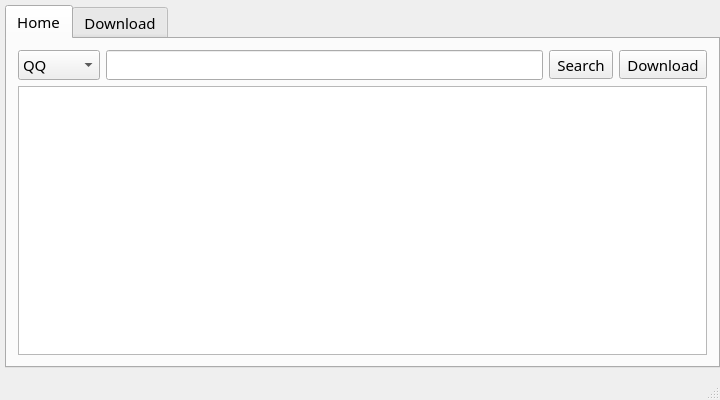
<?xml version="1.0" encoding="UTF-8"?>
<ui version="4.0">
 <class>MWin</class>
 <widget class="QMainWindow" name="MWin">
  <property name="geometry">
   <rect>
    <x>0</x>
    <y>0</y>
    <width>720</width>
    <height>400</height>
   </rect>
  </property>
  <property name="minimumSize">
   <size>
    <width>720</width>
    <height>400</height>
   </size>
  </property>
  <property name="font">
   <font>
    <family>Microsoft YaHei</family>
    <pointsize>11</pointsize>
   </font>
  </property>
  <property name="windowTitle">
   <string>Lossless Music Box v1.0.0 ©Lewis Tian</string>
  </property>
  <property name="windowIcon">
   <iconset resource="res.qrc">
    <normaloff>:/images/music-box.png</normaloff>:/images/music-box.png</iconset>
  </property>
  <property name="iconSize">
   <size>
    <width>40</width>
    <height>40</height>
   </size>
  </property>
  <widget class="QWidget" name="centralWidget">
   <property name="cursor">
    <cursorShape>ArrowCursor</cursorShape>
   </property>
   <layout class="QVBoxLayout" name="verticalLayout" stretch="0">
    <property name="spacing">
     <number>5</number>
    </property>
    <property name="leftMargin">
     <number>5</number>
    </property>
    <property name="topMargin">
     <number>5</number>
    </property>
    <property name="rightMargin">
     <number>0</number>
    </property>
    <property name="bottomMargin">
     <number>5</number>
    </property>
    <item>
     <widget class="QTabWidget" name="tabWidget">
      <property name="currentIndex">
       <number>0</number>
      </property>
      <widget class="QWidget" name="tab">
       <attribute name="title">
        <string>Home</string>
       </attribute>
       <layout class="QVBoxLayout" name="verticalLayout_2">
        <item>
         <layout class="QHBoxLayout" name="horizontalLayout">
          <item>
           <widget class="QComboBox" name="comboBox">
            <item>
             <property name="text">
              <string>QQ</string>
             </property>
            </item>
            <item>
             <property name="text">
              <string>kuwo</string>
             </property>
            </item>
            <item>
             <property name="text">
              <string>xiami</string>
             </property>
            </item>
            <item>
             <property name="text">
              <string>kugou</string>
             </property>
            </item>
            <item>
             <property name="text">
              <string>baidu</string>
             </property>
            </item>
            <item>
             <property name="text">
              <string>netease</string>
             </property>
            </item>
           </widget>
          </item>
          <item>
           <widget class="QLineEdit" name="lineEdit"/>
          </item>
          <item>
           <widget class="QToolButton" name="searchBtn">
            <property name="cursor">
             <cursorShape>PointingHandCursor</cursorShape>
            </property>
            <property name="text">
             <string>Search</string>
            </property>
            <property name="shortcut">
             <string>Return</string>
            </property>
           </widget>
          </item>
          <item>
           <widget class="QToolButton" name="downloadBtn">
            <property name="enabled">
             <bool>true</bool>
            </property>
            <property name="cursor">
             <cursorShape>PointingHandCursor</cursorShape>
            </property>
            <property name="text">
             <string>Download</string>
            </property>
            <property name="shortcut">
             <string>Ctrl+Return</string>
            </property>
           </widget>
          </item>
         </layout>
        </item>
        <item>
         <widget class="QTableWidget" name="mtable">
          <property name="alternatingRowColors">
           <bool>true</bool>
          </property>
          <property name="selectionBehavior">
           <enum>QAbstractItemView::SelectRows</enum>
          </property>
          <attribute name="horizontalHeaderStretchLastSection">
           <bool>true</bool>
          </attribute>
          <attribute name="verticalHeaderVisible">
           <bool>false</bool>
          </attribute>
         </widget>
        </item>
       </layout>
      </widget>
      <widget class="QWidget" name="tab2">
       <attribute name="title">
        <string>Download</string>
       </attribute>
       <layout class="QVBoxLayout" name="verticalLayout_3">
        <item>
         <widget class="QComboBox" name="comboBox_2"/>
        </item>
        <item>
         <widget class="QTableWidget" name="dtable">
          <attribute name="horizontalHeaderStretchLastSection">
           <bool>true</bool>
          </attribute>
          <column>
           <property name="text">
            <string>song</string>
           </property>
          </column>
          <column>
           <property name="text">
            <string>singer</string>
           </property>
          </column>
          <column>
           <property name="text">
            <string>album</string>
           </property>
          </column>
          <column>
           <property name="text">
            <string>cover</string>
           </property>
          </column>
          <column>
           <property name="text">
            <string>lrc</string>
           </property>
          </column>
          <column>
           <property name="text">
            <string>url</string>
           </property>
          </column>
         </widget>
        </item>
       </layout>
      </widget>
     </widget>
    </item>
   </layout>
  </widget>
  <widget class="QMenuBar" name="menuBar">
   <property name="geometry">
    <rect>
     <x>0</x>
     <y>0</y>
     <width>720</width>
     <height>23</height>
    </rect>
   </property>
  </widget>
  <widget class="QStatusBar" name="statusBar"/>
 </widget>
 <layoutdefault spacing="6" margin="11"/>
 <resources>
  <include location="res.qrc"/>
 </resources>
 <connections/>
</ui>
